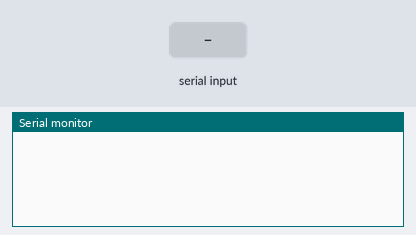
This sketch was run on a simulated Arduino Uno, built with avr-gcc and run on an emulated ATmega328P. Shown: the last lines printed to the serial monitor. The inputs (shaded band) are chosen by the test bench.

Above: at 2.2 s.
2.3 s: "ARM\n" received over Serial
At 3.4 s:
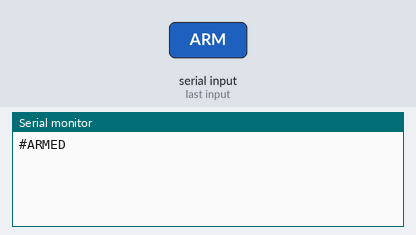
3.8 s: "DISARM\n" received over Serial
At 4.6 s:
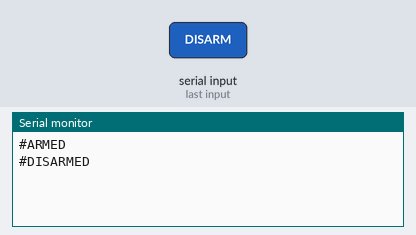

Measured:
- after the input at 2.3 s, the serial monitor: prints a new line at once (image 1)
- after the input at 3.8 s, the serial monitor: prints a new line at once (image 2)

The sketch:

NodeMCU_mock_serial.ino
```cpp
//////////////////////////////////////////////////////////////////////////////
// Author: RSP @ ESL (Embedded System Lab), KMUTNB, Thailand
// Date: 2017-March-20
// Board: LinkIt Smart 7688 Duo
// Arduino IDE: version 1.6.9 + LinkIt Smart 7688 Duo BoardManager 0.1.8
// http://download.labs.mediatek.com/package_mtk_linkit_smart_7688_test_index.json
//////////////////////////////////////////////////////////////////////////////
// note: The Arduino driver for the Serial port uses a 64 byte buffers for transmit and receive.

// Possible USB CDC baudrates:
//   115200, 230400, 460800, 500000, 576000, 21600, 1000000, 1152000,
//   1500000, 2000000, 2500000, 3000000, 3500000, 4000000

#define NUM_SAMPLES      (1000)
#define INTERVAL_USEC    (5000UL)
#define LINE_BUF_SIZE    (32)
#define extInterrupt     (5)      //D1

char sbuf[64];
uint16_t samples = 0;

char line_buf[ LINE_BUF_SIZE+1 ];
uint8_t line_buf_index = 0;
uint32_t ts, start_ts;

enum states {
  ST_NONE=0, ST_RST, ST_ARMED, ST_SAMPLING, ST_READY
};

enum commands {
  CMD_NONE=0, CMD_ARM, CMD_DISARM
};

typedef enum states state_t;
state_t state = ST_RST;

boolean ext_irq_enabled = false;
volatile boolean ext_irq_detected = false;

void trigger_isr( ) {
  if (!ext_irq_detected) {
    ext_irq_detected = true;
  }
}

void sendData() {
  // read two analog channels A0 and A1
  // uint16_t a0 = analogRead(A0);
  // uint16_t a1 = analogRead(A1);
  sprintf( sbuf, "%04d,%u,%u,%lu\n", samples, 102, 1150, micros() );
  Serial.print( sbuf );
  Serial.flush();
}

int getNextCmd() {
  int cmd = CMD_NONE;
  if ( Serial.available() > 0 ) {
     char ch = Serial.read(); // read one byte from the MT7688 MPU
     if ( (line_buf_index < LINE_BUF_SIZE) && (ch != '\n') ) {
        line_buf[ line_buf_index++ ] = ch;
     }
     if ( ch == '\n' ) {
        line_buf[ line_buf_index ] = '\0';
        line_buf_index = 0;
        if ( !strcmp(line_buf, "ARM") ) {
           cmd = CMD_ARM;
        }
        else if ( !strcmp(line_buf, "DISARM") ) {
           cmd = CMD_DISARM;
        }
     }
  }
  return cmd;
}

void setup() {
  Serial.begin(921600);
  // Serial1.begin(500000); // MPU-MCU via serial
  delay(1000);
}

void loop() {
  int cmd = getNextCmd();

  switch (state) {
    case ST_RST:
       if ( cmd == CMD_ARM ) {
          state = ST_ARMED;  // go to state ST_ARMED
          samples = 0;
       }
       break;

    case ST_ARMED:
       if ( cmd == CMD_DISARM ) {
          state = ST_RST;
          detachInterrupt( extInterrupt ); // use EINT0 / D3 input pin on 32u4
          ext_irq_enabled  = false;
          ext_irq_detected = false;
          delay(5);
          // Serial.println("disarmed");
          Serial.println("#DISARMED");
       }
       else if ( !ext_irq_enabled ) {
          state = ST_ARMED;
          attachInterrupt( extInterrupt, trigger_isr, FALLING ); // use EINT0 / D3 input pin on 32u4
          ext_irq_enabled  = true;
          ext_irq_detected = false;
          delay(5);
          // Serial.println("armed");
          Serial.println("#ARMED");
       }

       if ( ext_irq_detected ) {
          state = ST_SAMPLING; // go to state ST_SAMPLING
          detachInterrupt( extInterrupt ); // use EINT0 / D3 input pin on 32u4
          ext_irq_enabled  = false;
          ext_irq_detected = false;
          samples = 0;
          // Serial.println("sampling started");
          Serial.println("#START");
          ts = micros();
          start_ts = ts;
       }
       break;

    case ST_SAMPLING:
       if ( micros() - ts >= INTERVAL_USEC ) { // run every 4 msec.
         sendData();
         ts += INTERVAL_USEC;
         samples++;
         if ( samples >= NUM_SAMPLES ) {
            state = ST_READY; // go to state ST_READY
            delay(5);
            // Serial.println("sampling ended");
            Serial.println("#END");
         }
       }
       break;

    case ST_READY:
       state = ST_RST;
       delay(5);
      //  Serial.println("ready");
       Serial.println("#READY");
       break;

    default:
       state = ST_RST;
       break;
  }
}
///////////////////////////////////////////////////////////////////////////////
```
